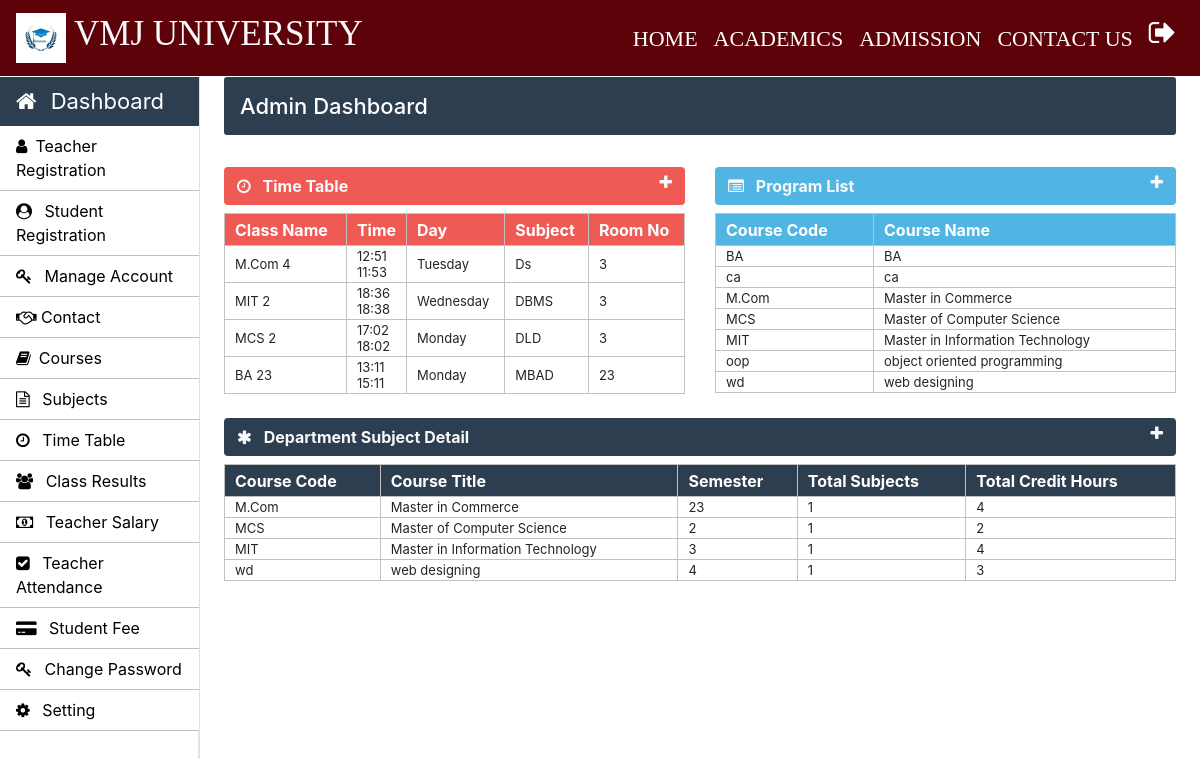
The page /admin/admin-index.php (signed in) on the database its author committed.
### tables this page shows
CREATE TABLE IF NOT EXISTS `time_table` (
  `id` int NOT NULL AUTO_INCREMENT,
  `course_code` varchar(10) NOT NULL,
  `semester` int NOT NULL,
  `timing_from` varchar(10) NOT NULL,
  `timing_to` varchar(10) NOT NULL,
  `day` varchar(20) NOT NULL,
  `subject_code` varchar(20) NOT NULL,
  `room_no` int NOT NULL,
  PRIMARY KEY (`id`)
);

CREATE TABLE IF NOT EXISTS `weekdays` (
  `day_id` int NOT NULL AUTO_INCREMENT,
  `day_name` varchar(15) NOT NULL,
  PRIMARY KEY (`day_id`)
);

CREATE TABLE IF NOT EXISTS `courses` (
  `course_code` varchar(10) NOT NULL,
  `course_name` varchar(50) NOT NULL,
  `semester_or_year` varchar(10) NOT NULL,
  `no_of_year` int NOT NULL,
  PRIMARY KEY (`course_code`)
);

### admin/admin-index.php (the view, shortened to what this page needs)
	<?php include('../common/common-header.php') ?>
	<?php include('../common/admin-sidebar.php') ?>
		<main role="main" class="col-xl-10 col-lg-9 col-md-8 ml-sm-auto px-md-4 mb-2 w-100 page-content-index">
			<div class="flex-wrap flex-md-no-wrap pt-3 pb-2 mb-3 text-white admin-dashboard pl-3">
				<h4>Admin Dashboard </h4>
			</div>
			<div class="row">
				<div class=" col-lg-6 col-md-12 col-sm-12 ">
					<div>
						<section class="mt-3">
							<div class="btn btn-block table-one text-light d-flex">
								<span class="font-weight-bold"><i class="fa fa-clock-o mr-2" aria-hidden="true"></i> Time Table</span>
								<a href="" class="ml-auto" data-toggle="collapse" data-target="#collapseOne"><i class="fa fa-plus text-light" aria-hidden="true"></i></a>
							</div>
							<div class="collapse show mt-2" id="collapseOne">
								<table class="w-100 table-elements table-one-tr"cellpadding="2">
									<tr class="pt-5 table-one text-white" style="height: 32px;">
										<th>Class Name</th>
										<th>Time</th>
										<th>Day</th>
										<th>Subject</th>
										<th>Room No</th>
									</tr>
									<?php
										$query="select * from time_table tt inner join weekdays wd on tt.day=wd.day_id";
										$run=mysqli_query($con,$query);
										while($row=mysqli_fetch_array($run)) {
											echo "<tr>";
											echo "<td>".$row["course_code"]." ".$row["semester"]."</td>";
											echo "<td>".$row["timing_from"]."<br>".$row["timing_to"]."</td>";
											echo "<td>".$row["day_name"]."</td>";
											echo "<td>".$row["subject_code"]."</td>";
											echo "<td>".$row["room_no"]."</td>";
											echo "</tr>";
										}
									?>
								</table>
							</div>
						</section>
					</div>
				</div>
				<div class=" col-lg-6 col-md-12 col-sm-12">
					<div>
						<section class="mt-3">
							<div class="btn btn-block table-two text-light d-flex">
								<span class="font-weight-bold"><i class="fa fa-list-alt mr-2" aria-hidden="true"></i> Program List</span>
								<a href="" class="ml-auto" data-toggle="collapse" data-target="#collapsetwo"><i class="fa fa-plus text-light" aria-hidden="true"></i></a>
							</div>
							<div class="collapse show mt-2" id="collapsetwo">
								<table class="w-100 table-elements table-two-tr"cellpadding="2">
									<tr class="pt-5 table-two text-white" style="height: 32px;">
										<th>Course Code</th>
										<th>Course Name</th>
									</tr>
									<?php
										$query="select course_name,course_code from courses";
										$run=mysqli_query($con,$query);
										while($row=mysqli_fetch_array($run)) { ?>
											<tr>
												<td><?php echo $row['course_code'] ?></td>
												<td><?php echo $row['course_name'] ?></td>
											</tr>
										<?php }
									?>
								</table>
							</div>
						</section>
					</div>
				</div>
				<div class="col-md-12">
					<div>
						<section class="mt-4">
							<div class="btn btn-block table-three text-light d-flex">
								<span class="font-weight-bold"><i class="fa fa-asterisk mr-2" aria-hidden="true"></i> Department Subject Detail</span>
								<a href="" class="ml-auto" data-toggle="collapse" data-target="#collapsethree"><i class="fa fa-plus text-light" aria-hidden="true"></i></a>
							</div>
							<div class="collapse show mt-2" id="collapsethree">
								<table class="w-100 table-elements table-three-tr"cellpadding="2">
									<tr class="pt-5 table-three text-white" style="height: 32px;">
										<th>Course Code</th>
										<th>Course Title</th>
										<th>Semester</th>
										<th>Total Subjects</th>
										<th>Total Credit Hours</th>
									</tr>
									<?php
										$query="select course_code,course_name,semester,count(subject_code) as subject_code,sum(credit_hours) as credit_hours from course_subjects join courses using(course_code) group by course_code, semester";
										$run=mysqli_query($con,$query);
										while($row=mysqli_fetch_array($run)) {
											echo "<tr>";
											echo "<td>".$row["course_code"]."</td>";
											echo "<td>".$row["course_name"]."</td>";
											echo "<td>".$row["semester"]."</td>";
											echo "<td>".$row["subject_code"]."</td>";
											echo "<td>".$row["credit_hours"]."</td>";
											echo "</tr>";
										}
									?>
								</table>
							</div>
						</section>
					</div>
				</div>
			</div>
		</main>
	</body>
</html>

### css/style.css (style rules this page uses)
h4 { font-size: 22px; }
.admin-dashboard { margin-top: 1px !important; background: #2c3e50 !important; border-radius: 3px; }
.table-elements tr, td, th { font-size: 13px; border: 1px solid rgb(194, 193, 193); padding-left: 10px !important; }
.table-one { background: #eb1811b6; }
.table-two { background: #51b5e4; }
.table-three { background: #2c3e50 !important; }
.table-font-for-transcript td, th { font-size: 16px !important; }

### rows shown on the page
time_table: course_code "M.Com", semester "4", timing_from "12:51", timing_to "11:53", weekdays.day_name "Tuesday", subject_code "Ds", room_no "3"
time_table: course_code "MIT", semester "2", timing_from "18:36", timing_to "18:38", weekdays.day_name "Wednesday", subject_code "DBMS", room_no "3"
time_table: course_code "MCS", semester "2", timing_from "17:02", timing_to "18:02", weekdays.day_name "Monday", subject_code "DLD", room_no "3"
time_table: course_code "BA", semester "23", timing_from "13:11", timing_to "15:11", weekdays.day_name "Monday", subject_code "MBAD", room_no "23"
courses: course_code "BA", course_name "BA"
courses: course_code "ca", course_name "ca"
courses: course_code "M.Com", course_name "Master in Commerce"
courses: course_code "MCS", course_name "Master of Computer Science"
courses: course_code "MIT", course_name "Master in Information Technology"
courses: course_code "oop", course_name "object oriented programming"
courses: course_code "wd", course_name "web designing"

### other values the page prints
getUniversityName('University_name') "VMJ UNIVERSITY"
$row["course_code"] "M.Com"
$row["course_name"] "Master in Commerce"
$row["semester"] "23"
$row["subject_code"] "1"
$row["credit_hours"] "4"
$row["course_code"] "MCS"
$row["course_name"] "Master of Computer Science"
$row["semester"] "2"
$row["credit_hours"] "2"
$row["course_code"] "MIT"
$row["course_name"] "Master in Information Technology"
$row["semester"] "3"
$row["course_code"] "wd"
$row["course_name"] "web designing"
